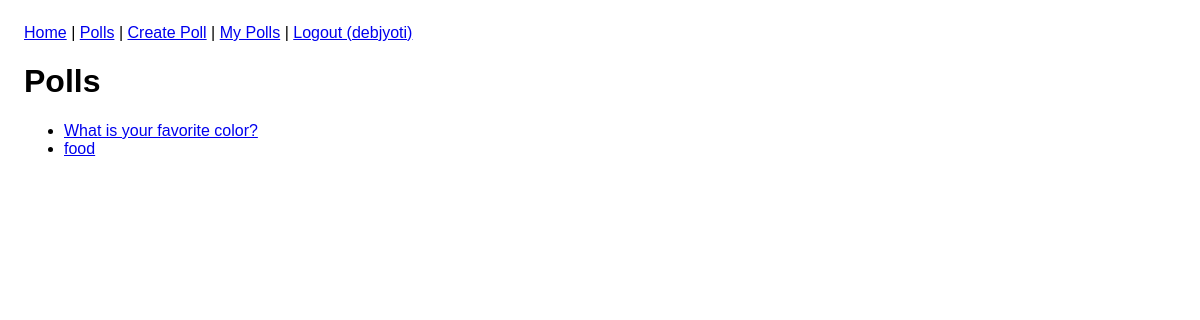
The app's page /polls/ (signed in), older data.
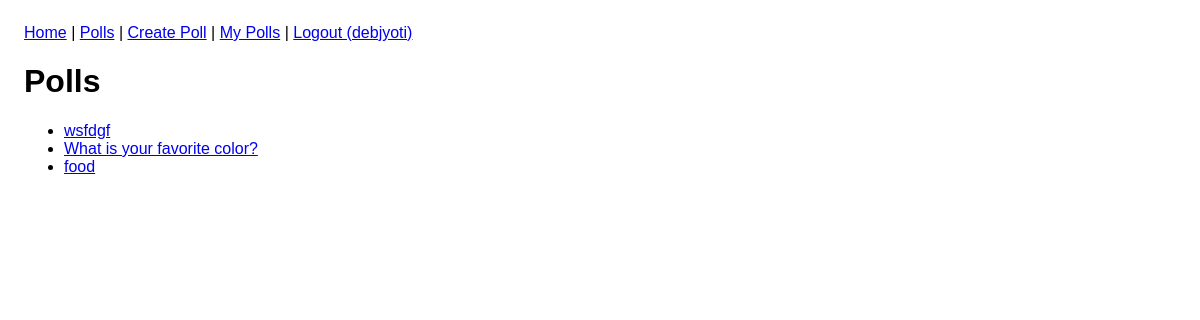
The same page, newer data.
### polls/models.py (models this page shows, shortened)
class Poll(models.Model):
    question = models.CharField(max_length=255)
    is_public = models.BooleanField(default=True)
    created_at = models.DateTimeField(auto_now_add=True)
    owner = models.ForeignKey(User, on_delete=models.CASCADE, related_name='polls', null=True, blank=True)
    slug = models.SlugField(unique=True, blank=True)
    private_code = models.UUIDField(default=uuid.uuid4, unique=True)

### polls/views.py (the view)
# urls.py: path('polls/', views.poll_list, name='poll_list'),
def poll_list(request):
    polls = Poll.objects.select_related('owner').prefetch_related('choices').filter(is_public=True).order_by('-created_at')
    return render(request, 'polls/poll_list.html', {'polls': polls})

### frontend/templates/polls/poll_list.html
{% extends 'base.html' %}
{% block content %}
<h1>Polls</h1>
<ul>
  {% for p in polls %}
    <li><a href="{% url 'poll_detail' p.slug %}">{{ p.question }}</a></li>
  {% empty %}
    <li>No polls yet.</li>
  {% endfor %}
</ul>
{% endblock %}

Row changes from the older to the newer data that the page shows:
added Poll: question "wsfdgf"
